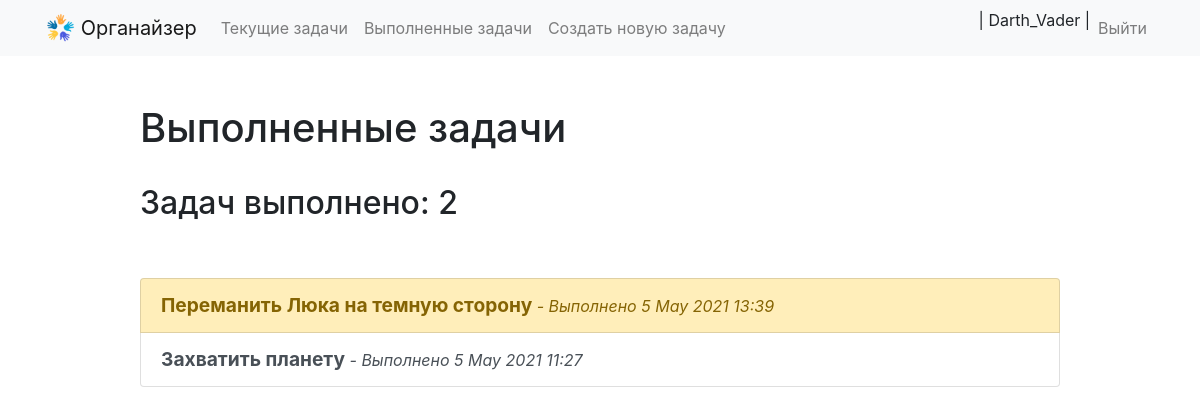
/completed/ (signed in), run on an earlier commit of the app's database.
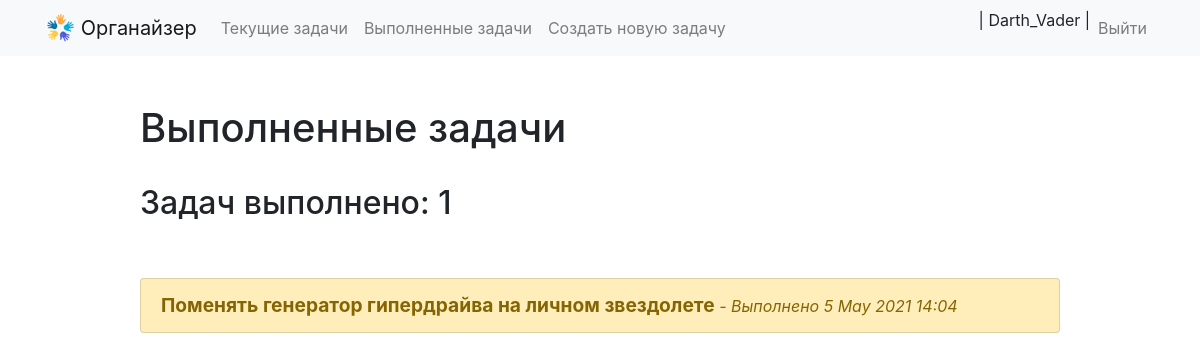
And on a later commit of the database.
### todo/models.py (models this page shows, shortened)
class TodoList(models.Model):
    title = models.CharField(max_length=100)
    content = models.TextField(blank=True)  # текстовое поле
    created = models.DateTimeField(auto_now_add=True)  # дата создания
    date_completed = models.DateTimeField(null=True, blank=True)  # дата выполнения
    user = models.ForeignKey(User, on_delete=models.CASCADE)  # foreignkey с помощью
    important = models.BooleanField(default=False)  # атрибут что бы можно было отмечать важна запись или нет
    class Meta:  # используем вспомогательный класс мета для сортировки наших дел
        ordering = ['-created']  # сортировка дел по времени их создания

### todo/views.py (the view)
# urls.py: path('completed/', views.completed_todos, name='completed_todos'),
@login_required
def completed_todos(request):
    todos = TodoList.objects.filter(user=request.user, date_completed__isnull=False).order_by('-date_completed')
    return render(request, 'todo/completed_todos.html', {'todos': todos})

### todo/templates/todo/completed_todos.html (shortened to what this page needs)
<!DOCTYPE html>
{% extends 'todo/base.html' %}
{% block content %}
<div class="row justify-content-center mt-5">
        <div class="col-md-10">
            {% if todos %}
                <h1>Выполненные задачи</h1>
                <br>
                 <h2>Задач выполнено: {{ todos.count }}</h2>
            {% else %}
                           <h1>Выполненные задачи</h1>
            {% endif %}
        </div>
    </div>
    <div class="row justify-content-center mt-5">
        <div class="col-md-10">
            {% if todos %}
            <div class="list-group">
                {% for todo in todos %}
                    <a href="{% url 'view_todo' todo.id %}"
                       class="list-group-item list-group-item-action
                       {% if todo.important %}
                       list-group-item-warning
                       {% endif %}">
                        <big><b>{{ todo.title }}</b></big>
                        <i>  - Выполнено {{ todo.date_completed|date:'j M Y H:i' }}</i>
                    </a>
                {% endfor %}
            </div>
        {% else %}
            <div class="text-center">
                <h2>Ты еще ничего не сделал! Вперед к выполнению.</h2>
            <br>
            <a role="button" class="btn btn-primary" href="{% url 'current_todos' %}">Выполнить задачи!</a>
            </div>
        {% endif %}
        </div>
    </div>
{% endblock %}

What changed in the data, as far as the page shows it:
no longer on this page (row edited): TodoList: title "Переманить Люка на темную сторону", date_completed "5 May 2021 13:39"
no longer on this page (row edited): TodoList: title "Захватить планету", date_completed "5 May 2021 11:27", important False (drawn)
now on this page (row edited): TodoList: title "Поменять генератор гипердрайва на личном звездолете", date_completed "5 May 2021 14:04"
Also different on the page:
{{ todos.count }}: "2" → "1"
